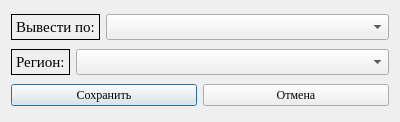
<?xml version="1.0" encoding="UTF-8"?>
<ui version="4.0">
 <class>SaveDialog</class>
 <widget class="QDialog" name="SaveDialog">
  <property name="geometry">
   <rect>
    <x>0</x>
    <y>0</y>
    <width>400</width>
    <height>122</height>
   </rect>
  </property>
  <property name="font">
   <font>
    <family>Times New Roman</family>
    <pointsize>9</pointsize>
   </font>
  </property>
  <property name="windowTitle">
   <string>Сохранение</string>
  </property>
  <layout class="QVBoxLayout" name="verticalLayout">
   <item>
    <layout class="QHBoxLayout" name="horizontalLayout">
     <item>
      <widget class="QLabel" name="lblOType">
       <property name="sizePolicy">
        <sizepolicy hsizetype="Maximum" vsizetype="Preferred">
         <horstretch>0</horstretch>
         <verstretch>0</verstretch>
        </sizepolicy>
       </property>
       <property name="font">
        <font>
         <family>Times New Roman</family>
         <pointsize>11</pointsize>
        </font>
       </property>
       <property name="frameShape">
        <enum>QFrame::Box</enum>
       </property>
       <property name="text">
        <string>Вывести по:</string>
       </property>
      </widget>
     </item>
     <item>
      <widget class="QComboBox" name="cbOType">
       <property name="sizePolicy">
        <sizepolicy hsizetype="Minimum" vsizetype="Fixed">
         <horstretch>0</horstretch>
         <verstretch>0</verstretch>
        </sizepolicy>
       </property>
       <property name="font">
        <font>
         <family>Times New Roman</family>
         <pointsize>11</pointsize>
        </font>
       </property>
      </widget>
     </item>
    </layout>
   </item>
   <item>
    <layout class="QHBoxLayout" name="horizontalLayout_2">
     <item>
      <widget class="QLabel" name="lblOutput">
       <property name="sizePolicy">
        <sizepolicy hsizetype="Maximum" vsizetype="Preferred">
         <horstretch>0</horstretch>
         <verstretch>0</verstretch>
        </sizepolicy>
       </property>
       <property name="font">
        <font>
         <family>Times New Roman</family>
         <pointsize>11</pointsize>
        </font>
       </property>
       <property name="frameShape">
        <enum>QFrame::Box</enum>
       </property>
       <property name="text">
        <string>Регион:</string>
       </property>
      </widget>
     </item>
     <item>
      <widget class="QComboBox" name="cbOutput">
       <property name="sizePolicy">
        <sizepolicy hsizetype="Minimum" vsizetype="Fixed">
         <horstretch>0</horstretch>
         <verstretch>0</verstretch>
        </sizepolicy>
       </property>
       <property name="font">
        <font>
         <family>Times New Roman</family>
         <pointsize>11</pointsize>
        </font>
       </property>
      </widget>
     </item>
    </layout>
   </item>
   <item>
    <layout class="QHBoxLayout" name="horizontalLayout_7">
     <item>
      <widget class="QPushButton" name="btSave">
       <property name="text">
        <string>Сохранить</string>
       </property>
      </widget>
     </item>
     <item>
      <widget class="QPushButton" name="btCancel">
       <property name="text">
        <string>Отмена</string>
       </property>
      </widget>
     </item>
    </layout>
   </item>
  </layout>
 </widget>
 <resources/>
 <connections/>
</ui>
